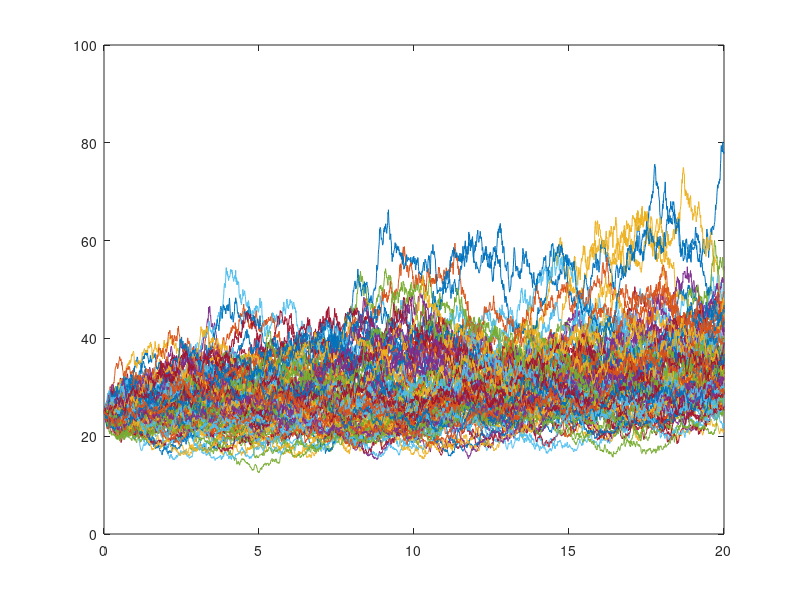

Write the MATLAB code that produced this figure.
% Euler RGBM
clear all
rng('default');
%parameters
mu = 0.02; sigma= 0.15; X0 = 25; mu_bar = mu-0.5*sigma^2;
T = 20; N = 100; M=2500; dt = T/M; 
tau= 0.2; %reallocation parameter

X        = ones(M,N)*X0;
%Z       = ones(M,N)*X0;
dW = sqrt(dt)*randn(M,N);
for i  = 2:M
X(i,:) = X(i-1,:)+X(i-1,:).*(mu*dt+sigma*dW(i,:))-tau*(X(i-1,:)-mean(X(i-1,:)))*dt; %RGBM
%Z(i,:) = Z(i-1,:)+Z(i-1,:).*(mu*dt+sigma*dW(i,:)); %GBM
end

tnew   = ones(M,1)*dt;
tc     = cumsum(tnew);
plot(tc, X); 
